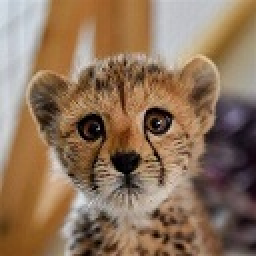
#> input picture 4-Kmeans/pirooz.jpg, 128 x 128 px (shown 2 times larger)
$ jupyter execute --allow-errors ML4.ipynb   (shell and % lines are left out)
#> lines starting #> are read from the running program, lines starting #| are printed output that depends on the picture
# Kmeans

[cell 1]
import numpy as np
import matplotlib.pyplot as plt
import pandas as pd

#> (a cell that did not finish here is left out)

- `random_init`:این تابع مقداردهی اولیه را انجام میدهد
- `show_scatter`:این تابع ابتدا تعدادی رنگ مناسب انتخاب کرده و هر کدام را به یک خوشه تخصیص میدهد.سپس به ازای هر خوشه تمام مقادیر آن خوشه را به همراه مرکز خوشه رسم میکند.
- `assign_labels_to_points`:این تابع به ازای همه داده های ورودی فاصله شان را تا همه مراکز خوشه ها حساب میکند و سپس لیبل داده را معادل با لیبل نزدیک ترین مرکز خوشه قرار میدهد.
- `move_centers`:در مرحله قبل داده ها لیبل های جدیدی گرفتند.حال این تابع به ازای هر خوشه میانگین مقادیر متعلق به همان خوشه(مقادیر با لیبل مشترک) را حساب کرده و به عنوان مرکز جدید خوشه قرار میدهد.
- `fit`:این تابع که تابع اصلی برنامه است به تعداد مشخص ۲ مرحله را تکرار میکند.اول نسبت به مراکز فعلی همه داده های نمونه را لیبل گذاری میکند و سپس با توجه به لیبل های آپدیت شده مراکز را جابجا میکند و در نهایت نمودار را رسم میکند.


[cell 3]
class KMeans:
    def __init__(self) -> None:
        pass

    def random_init(self, data, n_clusters, init_centers, show_plot=True):
        self.show_plot = show_plot
        self.n_samples_ = len(data.x)
        self.new_cents_ = init_centers
        self.center_random_=[]
        self.X_ = np.asanyarray(data.iloc[:,1:])
        self.n_clusters = n_clusters

    def show_scatter(self,X1,y1,centers1):
        fig = plt.figure(figsize=(6, 4))
        colors = plt.cm.Spectral(np.linspace(0, 1, self.n_clusters))
        ax = fig.add_subplot(1, 1, 1)
        ax.set_title(f'Plot for {self.n_clusters} clusters')

        for l,col in zip(range(self.n_clusters),colors):
            subset = (y1 == l)
            ax.plot(X1[subset,0], X1[subset,1],'w', markerfacecolor=col, marker='o',markersize=8)
            ax.plot(centers1[l][0], centers1[l][1], 'o', markerfacecolor=col,  markeredgecolor='k', markersize=10)

    def dist(self,p1,p2):
        return (p1[0]-p2[0])*(p1[0]-p2[0])+(p1[1]-p2[1])*(p1[1]-p2[1])

    def assign_labels_to_points(self,X2, centers2, n_samples=10):
        labels = list()
        for sample in range(n_samples):
            min_d=10000
            index=0
            for cent in range(len(centers2)):
                d = self.dist(np.array(X2[sample]), np.array(centers2[cent]))
                if d < min_d:
                    min_d = d
                    index = cent
            labels.append(index)
            self.labels_ = labels

    def move_centers(self, X3,labels3):
        new_cents = []
        for i in range(self.n_clusters):
            subset = (np.array(labels3)==i)
            new_cents.append([X3[subset,0].mean(),X3[subset,1].mean()])
        self.new_cents_ = new_cents

    def fit(self, repeat=50):
        for i in range(repeat):
            self.assign_labels_to_points(self.X_,self.new_cents_,self.n_samples_)
            self.move_centers(self.X_,self.labels_)
        if(self.show_plot):
            self.show_scatter(np.array(self.X_), np.array(self.labels_), np.array(self.new_cents_ ))

در اینجا برای اجرای الگوریتم از تعداد خوشه های ۱ تا ۲۰ استفاده شده.به ازای هر کدام به تعداد خوشه مورد نظر از درون دیتاست به صورت رندم داده انتخاب میشود.چون ورودی این الگوریتم ابتدا تعدادی مرکز دسته رندوم نیاز دارد و بهتر است به جای اعداد کاملا رندوم از تعدادی از دیتا های موجود استفاده کرد که الگوریتم زودتر به جواب بهینه برسد.

#> (a cell that did not finish here is left out)

# Image Processing

برای نمایش عکس در پایتون معمولا از ۲ کتابخانه زیر استفاده میشود.

matplotlib,opencv

در اینجا از یکی از دو کتابخانه برای لود عکس استفاده شده و سپس تصویر اصلی رسم شده است.

[cell 5]
import matplotlib.pyplot as plt
import numpy as np
pirooz_plt = plt.imread('pirooz.jpg')
#> pirooz_plt is the input picture: shape (128, 128, 3); mean R, G, B 141.8, 114.7, 91
pirooz = np.copy(pirooz_plt)
plt.title('Original image')
plt.imshow(pirooz)
plt.show()

الگوریتم نوشته شده در بخش قبل ۲ ویژگی برای هر داده را ورودی میگیرد.میدانیم هر عکس از ۳ چنل آبی و قرمز و زرد تشکیل شده است.عکس هایی که با این کتابخانه لود میشود هم ۳ چنل را به صورت یک آرایه به ما میدهند.برای اینکه این عکس را ورودی به الگوریتم دهیم نیاز داریم فقط ۲ چنل داشته باشیم که اینکار را با جدا کردن چنل ابی و قرمز انجام دادم.
و همینطور ورودی ما باید شکل ورودی الگوریتم باشد برای همین تمام داده ها را که ابتدا به شکل ۱۲۸*۱۲۸ است به شکل ۱۶۳۸۴ تبدیل کرده و سپس از این دو ورودی دیتافریمی ساختم که دقیقا دارای ورودی با مشخصات مورد نیاز در ورودی الگوریتمم باشد.

[cell 6]
blue = pirooz[:,:,0]
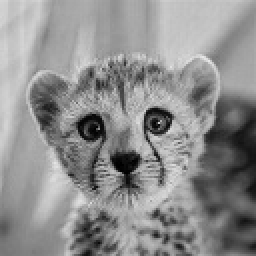
#> blue: shape (128, 128) (shown 2 times larger); min 0, max 232, mean 141.8
blue = blue.reshape((16384,))
#> blue = 16384 values, max 232 at index 3944, min 0 at index 8239, mean 141.8
red = pirooz[:,:,2]
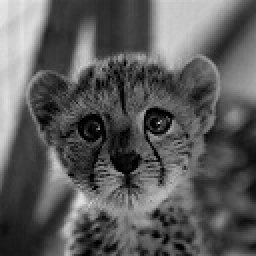
#> red: shape (128, 128) (shown 2 times larger); min 0, max 232, mean 91
red = red.reshape((16384,))
#> red = 16384 values, max 232 at index 0, min 0 at index 4279, mean 91

[cell 7]
df_input = pd.DataFrame(data = {'index':np.arange(16384),'x':blue,'y':red})
#> df_input = table of 16384 rows and 3 columns
df_input
#> Out = table of 16384 rows and 3 columns
